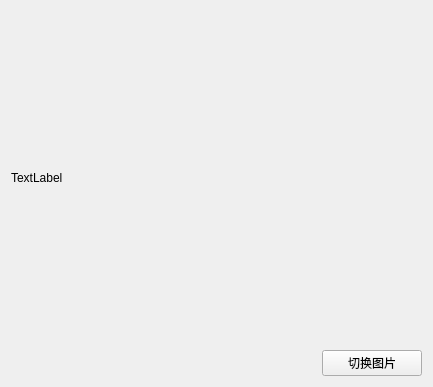
<?xml version="1.0" encoding="UTF-8"?>
<ui version="4.0">
 <class>Widget</class>
 <widget class="QWidget" name="Widget">
  <property name="geometry">
   <rect>
    <x>0</x>
    <y>0</y>
    <width>433</width>
    <height>387</height>
   </rect>
  </property>
  <property name="windowTitle">
   <string>Widget</string>
  </property>
  <layout class="QGridLayout" name="gridLayout">
   <item row="0" column="0" colspan="2">
    <widget class="QLabel" name="label">
     <property name="text">
      <string>TextLabel</string>
     </property>
    </widget>
   </item>
   <item row="1" column="1">
    <widget class="QPushButton" name="button">
     <property name="maximumSize">
      <size>
       <width>100</width>
       <height>16777215</height>
      </size>
     </property>
     <property name="text">
      <string>切换图片</string>
     </property>
    </widget>
   </item>
  </layout>
 </widget>
 <layoutdefault spacing="6" margin="11"/>
 <resources/>
 <connections/>
</ui>
